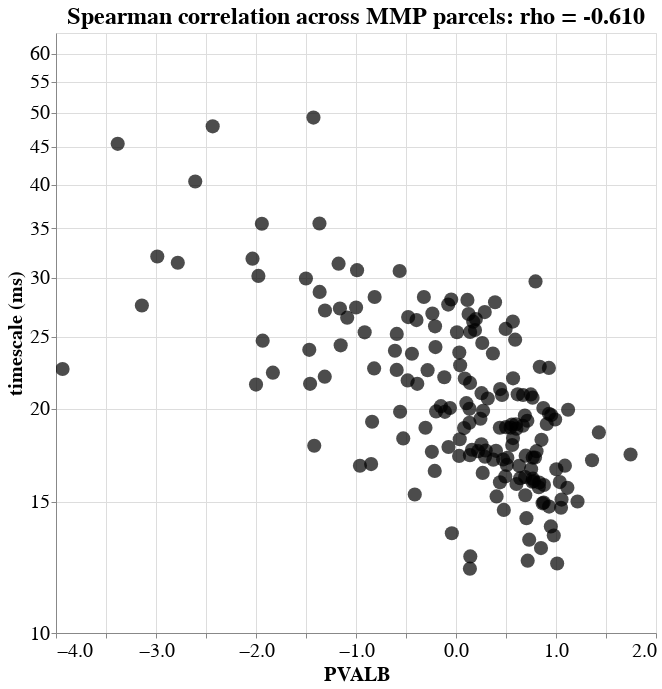

The notebook cell saved with this chart:
### Code cell
print('open to explore data!')

struct_query = 'PVALB'

# make temp dataframe because loading the whole thing in altair is slow af
df_query = pd.concat([df_tau['timescale (ms)'], df_struct[struct_query]], axis=1)
rho, pv = stats.spearmanr(df_tau['timescale (ms)'], df_struct[struct_query])

alt.Chart(df_query.reset_index(), title='Spearman correlation across MMP parcels: rho = %.3f'%rho).mark_circle(size=200).encode(
    alt.X(struct_query, scale=alt.Scale(zero=False)),
    alt.Y('timescale (ms)', scale=alt.Scale(zero=False, type='log', base=2, domain=(10, 64))),
    color=alt.value('black'),
    tooltip=['index']
).properties(
    width=600,
    height=600
).configure_axis(
    labelFontSize=20,
    titleFontSize=20
).configure_title(fontSize=24).interactive()

### Figure 1 — Vega-Lite specification as saved in the notebook (floating-point values rounded to 4 significant figures; data arrays with more than 128 entries replaced by an {"elided": "..."} marker saying what was removed)
{"config": {"view": {"continuousWidth": 400, "continuousHeight": 300}, "axis": {"labelFontSize": 20, "titleFontSize": 20}, "title": {"fontSize": 24}}, "data": {"name": "data-32bd29dd0b77a0f7288eb2c0be510939"}, "mark": {"type": "circle", "size": 200}, "encoding": {"color": {"value": "black"}, "tooltip": [{"type": "nominal", "field": "index"}], "x": {"type": "quantitative", "field": "PVALB", "scale": {"zero": false}}, "y": {"type": "quantitative", "field": "timescale (ms)", "scale": {"base": 2, "domain": [10, 64], "type": "log", "zero": false}}}, "height": 600, "selection": {"selector001": {"type": "interval", "bind": "scales", "encodings": ["x", "y"]}}, "title": "Spearman correlation across MMP parcels: rho = -0.610", "width": 600, "$schema": "https://vega.github.io/schema/vega-lite/v4.8.1.json", "datasets": {"data-32bd29dd0b77a0f7288eb2c0be510939": {"elided": "186 records"}}}
